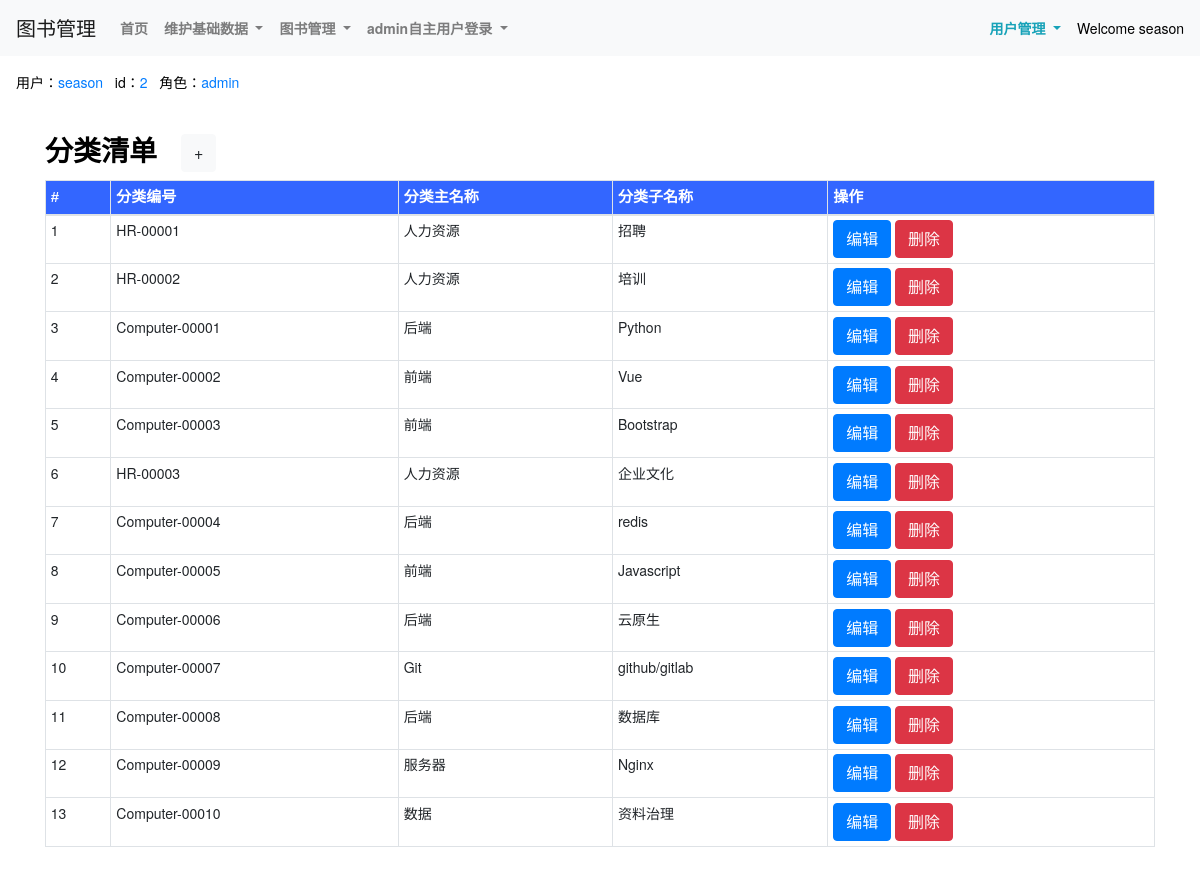
Page /categorylist_show/ (signed in) on the committed database.
### book/models.py (models this page shows, shortened)
class User(AbstractUser):
    dept = models.CharField(max_length=500,verbose_name=('部门'),blank=True, null=True,)
    age = models.IntegerField(verbose_name=('年龄'),blank=True, null=True,)
    mobilenumber = models.CharField(max_length=500,verbose_name=('电话号码'),blank=True, null=True,)
    role = models.CharField(max_length=500,verbose_name=('角色'),blank=True, null=True,)
    theUser_status1 = models.CharField(max_length=500,verbose_name=('用户状态1'),choices=THEUSERSTATUS_TYPE,default='active')
    field1 = models.CharField(max_length=500,verbose_name=('属性1'),blank=True, null=True,)
    field2 = models.CharField(max_length=500,verbose_name=('属性2'),blank=True, null=True,)
    field3 = models.CharField(max_length=500,verbose_name=('属性3'),blank=True, null=True,)
    field4 = models.CharField(max_length=500,verbose_name=('属性4'),blank=True, null=True,)
    class Meta(AbstractUser.Meta):
        swappable = 'AUTH_USER_MODEL'

class category(models.Model):
    cid = models.AutoField(primary_key=True)
    category_id = models.CharField(max_length=500,verbose_name=('分类编号'),)
    category_keyname = models.CharField(max_length=500,verbose_name=('分类主名称'),)
    category_subname = models.CharField(max_length=500,verbose_name=('分类子名称'),)
    class Meta:
        verbose_name = ('分类')
        verbose_name_plural = ('分类')
        ordering = ['category_id'] # 返回值排序

### book/views.py (the view)
# urls.py: path('categorylist_show/', views.categorylist_show, name='categorylist_show'),
def categorylist_show(request):
    categorylist = category.objects.raw('SELECT * FROM book_category')
    context = {
        'categorylist':categorylist,
    }
    return render(request,'categorylist_show.html',context)

### templates/categorylist_show.html (shortened to what this page needs)
{% extends 'base.html' %}
{% load static %}
{% block body_block %}
<div class="container">
    <div class="row py-4 align-items-center">
        <div class="col-lg-12 col-md-12 mt-0 table-responsive"  style="background-color: #fff;">
            <h3 class="font-weight-bold">分类清单<a class="ml-4 btn btn-light" href="/categorylist_new/">+</a></h3>
            <table class="table table-striped table-sm table-bordered ">
                <thead>
                    <tr style="color:White;background-color:#3366FF;font-family:微軟正黑體,Tahoma,Arial,微軟雅黑體;font-size:15px;">
                        <th scope="col">#</th>
                        <th scope="col">分类编号</th>
                        <th scope="col">分类主名称</th>
                        <th scope="col">分类子名称</th>
                        <th scope="col">操作</th>
                    </tr>
                </thead>
                {% for category in categorylist %}
                    <td>{{ category.cid }}</td>
                    <td>{{ category.category_id }}</td>
                    <td>{{ category.category_keyname }}</td>
                    <td>{{ category.category_subname }}</td>
                    <td>
                        <a class="btn btn-primary btn-xs" href="/categorylist_edit/{{ category.cid }}/">编辑</a>
                        <a class="btn btn-danger btn-xs" href="/categorylist_delete/{{ category.cid }}/">删除</a>
                    </td>
                {% endfor %}
            </table>
        </div>
    </div>
</div>
<br>
<br>
<br>
<br>
<br>
{% endblock %}

### templates/base.html (shortened to what this page needs)
{% load static %}
<!DOCTYPE html>
<html>
    <head>
        <link href="{% static 'css/bootstrap.css' %}" rel="stylesheet">
        <link href="{% static 'css/font-awesome/css/font-awesome.css' %}" rel="stylesheet">
    </head>
<body>
    {% block nav_block %}
    <nav class="navbar navbar-expand-lg navbar-light bg-light">
        <a class="navbar-brand" href="#">图书管理</a>
        <div class="collapse navbar-collapse" id="navbarSupportedContent">
          <div class="navbar-nav">
            <a class="nav-link  font-weight-bold" href="/" >首页</a>
            <li class="nav-item dropdown">
                <a class="nav-link  font-weight-bold dropdown-toggle" href="/list/" id="navbarDropdown" role="button" data-toggle="dropdown">
                    维护基础数据
                </a>
            </li>
            <li class="nav-item dropdown">
                <a class="nav-link  font-weight-bold dropdown-toggle" href="/list/" id="navbarDropdown" role="button" data-toggle="dropdown">
                    图书管理
                </a>
            </li>
            <li class="nav-item dropdown">
                <a class="nav-link  font-weight-bold dropdown-toggle" href="/list/" id="navbarDropdown" role="button" data-toggle="dropdown">
                    admin自主用户登录
                </a>
            </li>
          </div>
        </div>
        {% if user.is_authenticated %}
            <div class="nav-item dropdown">
                <a class="nav-link active font-weight-bold text-info dropdown-toggle" href="#" id="navbarDropdown" role="button" data-toggle="dropdown">
                    用户管理
                </a>
            </div>
            Welcome {{ user.username }}
        {% else %}
            Please login first.
            <a class="float-right btn btn-primary mx-1 " href="/user_login/">登入</a>
        {% endif %}
    </nav>
    {% endblock %}
    {% block permission_block %}
        {% if request.user.is_authenticated %}
        <div class="m-3">
            用户：<span class="text-primary">{{ request.user.username }}</span>&nbsp;&nbsp;
            id：<span class="text-primary">{{ request.user.id }}</span>&nbsp;&nbsp;
            角色：<span class="text-primary">{{ request.user.role }}</span>&nbsp;&nbsp;
        </div>
        {% endif %}
    {% endblock %}
    {% block body_block %}
    {% endblock %}
</body>
</html>

### templates/base.html (style rules this page uses)
html, body { position: relative; height: 100%; }
body { background: #fff; font-family: Helvetica Neue, Helvetica, Arial, sans-serif; font-size: 14px; color:#000; margin: 10; padding: 10; }

### rows in the picture
User: username "season", user.username "season", user.id "2", user.role "admin"
category: cid "1", category_id "HR-00001", category_keyname "人力资源", category_subname "招聘"
category: cid "2", category_id "HR-00002", category_keyname "人力资源", category_subname "培训"
category: cid "3", category_id "Computer-00001", category_keyname "后端", category_subname "Python"
category: cid "4", category_id "Computer-00002", category_keyname "前端", category_subname "Vue"
category: cid "5", category_id "Computer-00003", category_keyname "前端", category_subname "Bootstrap"
category: cid "6", category_id "HR-00003", category_keyname "人力资源", category_subname "企业文化"
category: cid "7", category_id "Computer-00004", category_keyname "后端", category_subname "redis"
category: cid "8", category_id "Computer-00005", category_keyname "前端", category_subname "Javascript"
category: cid "9", category_id "Computer-00006", category_keyname "后端", category_subname "云原生"
category: cid "10", category_id "Computer-00007", category_keyname "Git", category_subname "github/gitlab"
category: cid "11", category_id "Computer-00008", category_keyname "后端", category_subname "数据库"
category: cid "12", category_id "Computer-00009", category_keyname "服务器", category_subname "Nginx"
category: cid "13", category_id "Computer-00010", category_keyname "数据", category_subname "资料治理"
